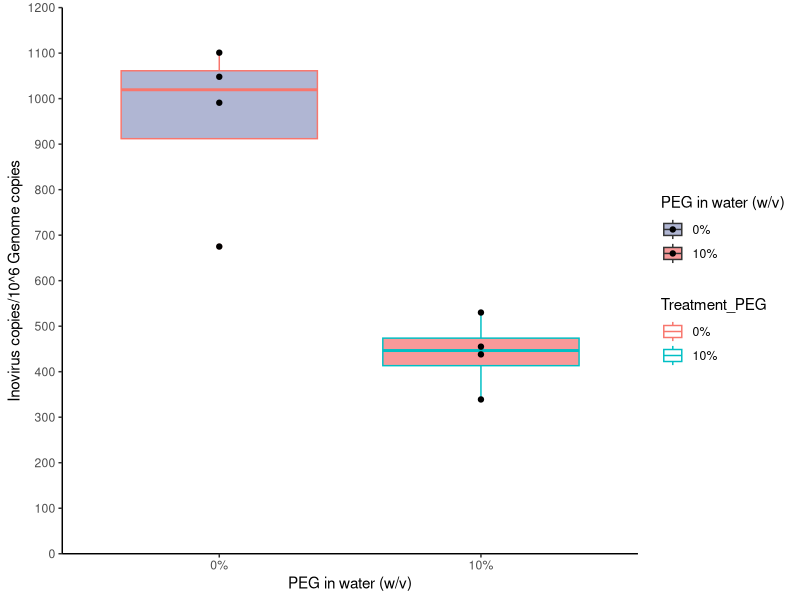
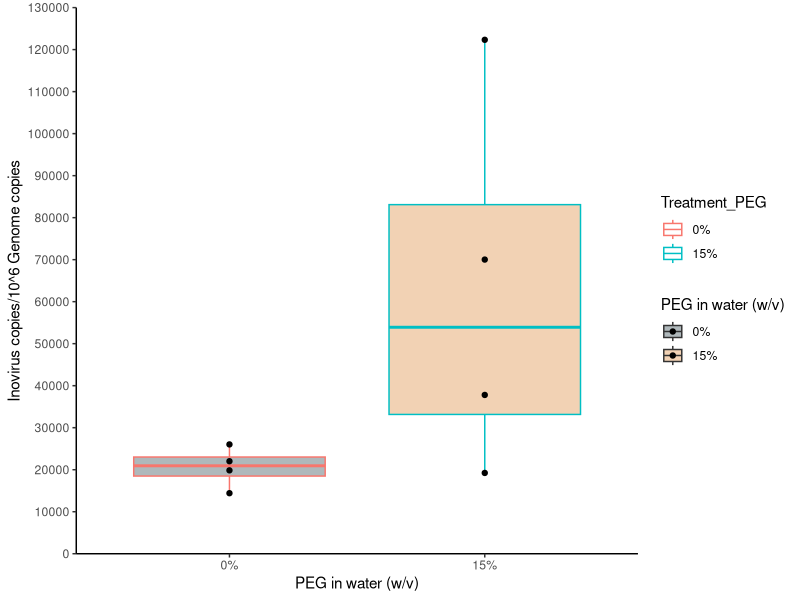
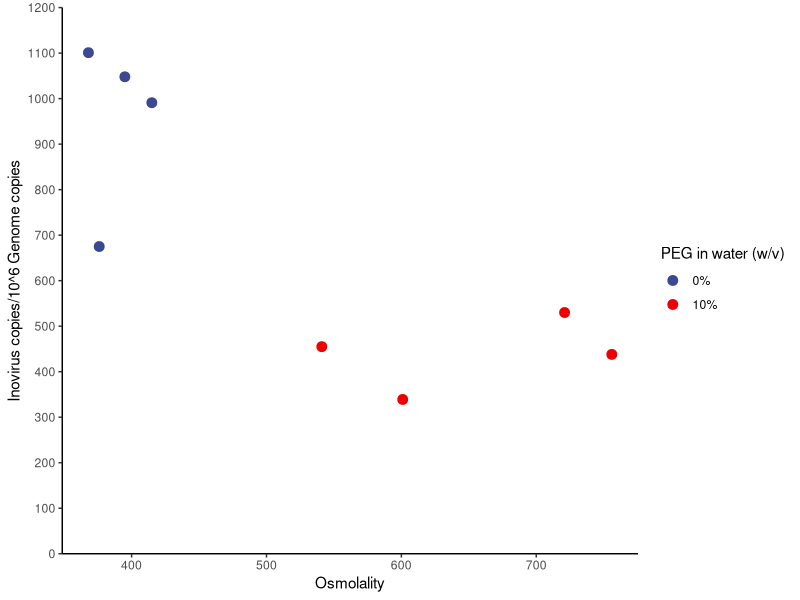
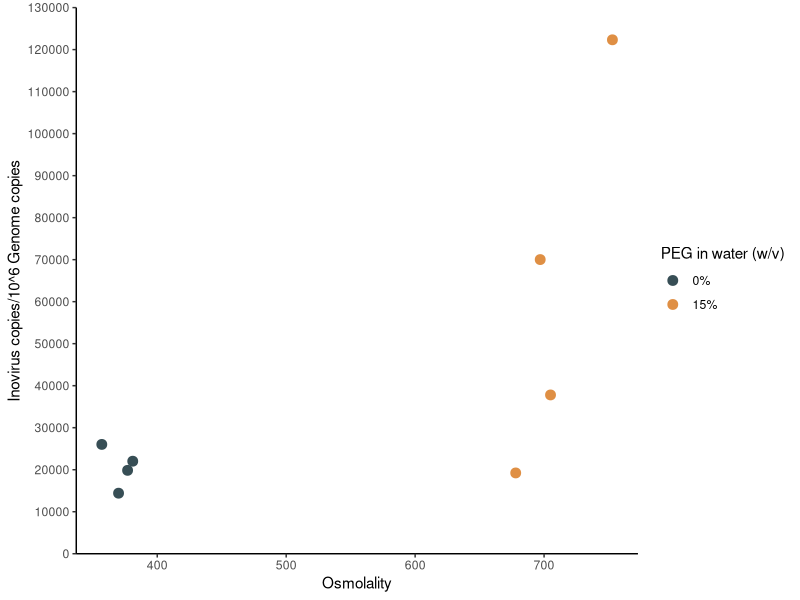
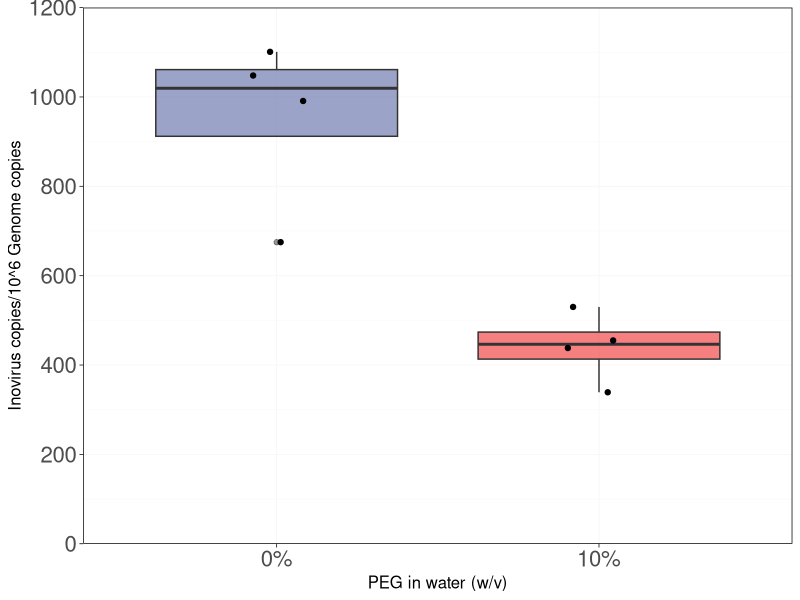
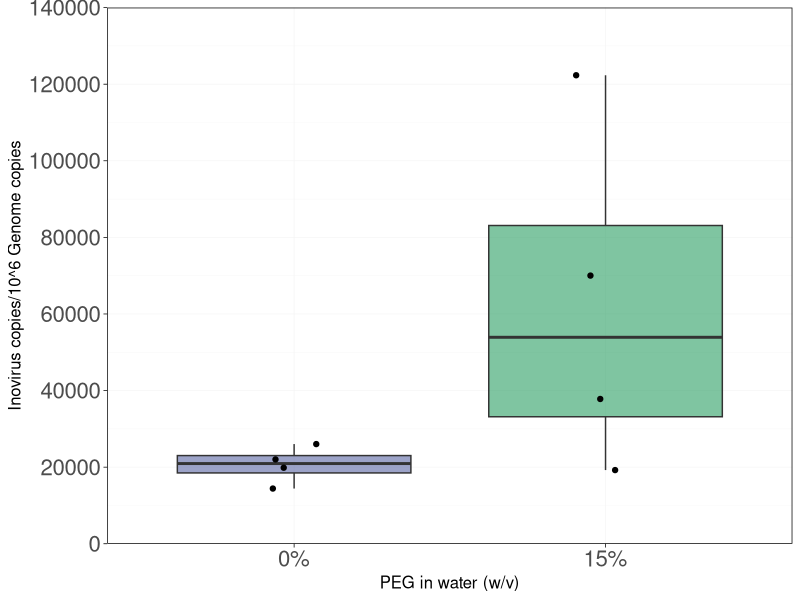
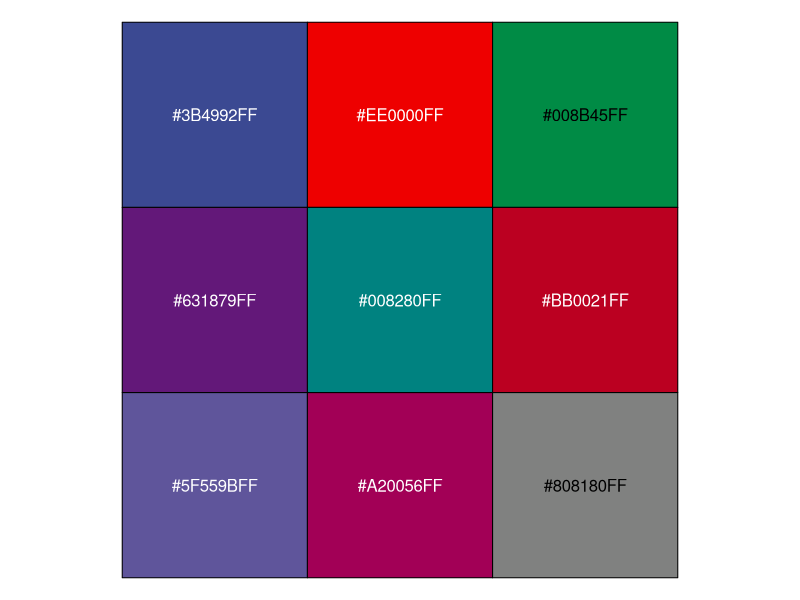

The R script that drew these images, in order:
## ---- chunk 1
library(tidyverse)
library(ggsci)
library(readxl)
## ---- chunk 2
dat <- read_excel(path = "Norm_dat_compiled.xlsx") %>%
  mutate(Treatment_PEG = paste0(Treatment_PEG*100, "%"))
dat
## ---- chunk 3
dat %>%
  filter(Strain == "C. boltea") %>%
  ggplot(aes(x = Treatment_PEG, y = Norm_copy_number, fill = Treatment_PEG)) +
  geom_boxplot(alpha = 0.4, aes(color = Treatment_PEG)) +
  geom_point(size =1.5) +
  scale_y_continuous(limits = c(0, 1200), n.breaks = 12, expand = c(0,0)) +
  scale_fill_aaas() +
  #scale_color_aaas() +
  theme_classic() +
  labs(x = "PEG in water (w/v)", y = "Inovirus copies/10^6 Genome copies", fill = "PEG in water (w/v)")
## ---- chunk 4
# filter dat
dat_bolt <- dat %>%
  filter(Strain == "C. boltea")
dat_bolt

# do barlett test to check for equal variance
bartlett.test(Norm_copy_number~Treatment_PEG, data = dat_bolt) # use Var.equal = TRUE

# Perform two sample t test
t.test(Norm_copy_number~Treatment_PEG, data = dat_bolt,
       var.equal = TRUE,
       conf.level = 0.95)

## ---- chunk 5
dat %>%
  filter(Strain == "C. clostridioforme 538") %>%
  ggplot(aes(x = Treatment_PEG, y = Norm_copy_number, fill = Treatment_PEG)) +
  geom_boxplot(alpha = 0.4, aes(color = Treatment_PEG)) +
  geom_point(size =1.5) +
  scale_y_continuous(limits = c(0, 130000), n.breaks = 13, expand = c(0,0)) +
  scale_fill_jama() +
  #scale_color_jama() +
  theme_classic() +
  labs(x = "PEG in water (w/v)", y = "Inovirus copies/10^6 Genome copies", fill = "PEG in water (w/v)")
## ---- chunk 6
# filter dat
dat_CF538 <- dat %>%
  filter(Strain == "C. clostridioforme 538")
dat_CF538

# do barlett test to check for equal variance
bartlett.test(Norm_copy_number~Treatment_PEG, data = dat_CF538) # use Var.equal = FALSE

# Perform two sample t test
t.test(Norm_copy_number~Treatment_PEG, data = dat_CF538,
       var.equal = FALSE,
       conf.level = 0.95)

## ---- chunk 7
osmo <- read_excel(path = "Cecal_osmolalities.xlsx") %>%
  rename(Strain = Bacteria) %>%
  rename(Sample = `Tube name`) %>%
  mutate(Treatment_PEG = paste0(Treatment_PEG, "%")) %>%
  select(Sample, Strain, Treatment_PEG, Osmolality)
osmo
## ---- chunk 8
dat_osmo <- dat %>%
  left_join(osmo)
dat_osmo
## ---- chunk 9
dat_osmo %>%
  filter(Strain == "C. boltea") %>%
  ggplot(aes(x = Osmolality, y = Norm_copy_number, color = Treatment_PEG)) +
  geom_point(size =3) +
  scale_y_continuous(limits = c(0, 1200), n.breaks = 12, expand = c(0,0)) +
  scale_color_aaas() +
  theme_classic() +
  labs(x = "Osmolality", y = "Inovirus copies/10^6 Genome copies", color = "PEG in water (w/v)")
## ---- chunk 10
dat_osmo %>%
  filter(Strain == "C. clostridioforme 538") %>%
  ggplot(aes(x = Osmolality, y = Norm_copy_number, color = Treatment_PEG)) +
  geom_point(size =3) +
  scale_y_continuous(limits = c(0, 130000), n.breaks = 13, expand = c(0,0)) +
  scale_color_jama() +
  theme_classic() +
  labs(x = "Osmolality", y = "Inovirus copies/10^6 Genome copies", color = "PEG in water (w/v)")
## ---- chunk 11
p <- dat %>%
  filter(Strain == "C. boltea") %>%
  ggplot(aes(x = Treatment_PEG, y = Norm_copy_number, fill = Treatment_PEG)) +
  geom_boxplot(alpha = 0.5) +
  geom_point(size =1.5, position=position_jitterdodge(jitter.width = 0.2)) +
  facet_wrap(.~Strain, scales = "free") +
  scale_y_continuous(limits = c(0, 1200),expand = c(0,0), n.breaks = 8) +
  scale_fill_aaas() +
  theme_light() +
  labs(x = "PEG in water (w/v)", y = "Inovirus copies/10^6 Genome copies", fill = "PEG in water (w/v)") +
    theme(panel.border = element_rect(color = "black"),
        panel.grid = element_line(colour = "grey96"),
        axis.ticks = element_line(color = "black"),
        #strip.text.x = element_text(size=12, face="italic", color = "black"),
        strip.text.x = element_blank(),
        axis.title = element_text(size = 12),
        axis.text.x =element_text(size=16),
        axis.text.y = element_text(size=16),
        legend.position = "none"
        )
p
## ---- chunk 12
p <- dat %>%
  filter(Strain == "C. clostridioforme 538") %>%
  ggplot(aes(x = Treatment_PEG, y = Norm_copy_number, fill = Treatment_PEG)) +
  geom_boxplot(alpha = 0.5) +
  geom_point(size =1.5, position=position_jitterdodge(jitter.width = 0.2)) +
  facet_wrap(.~Strain, scales = "free") +
  #scale_y_continuous(limits = c(0, 1200),expand = c(0,0), n.breaks = 12) +
  scale_y_continuous(limits = c(0, 140000), n.breaks = 7, expand = c(0,0)) +
  scale_fill_manual(values = c("#3B4992FF", "#008B45FF"))+
  theme_light() +
  labs(x = "PEG in water (w/v)", y = "Inovirus copies/10^6 Genome copies", fill = "PEG in water (w/v)") +
    theme(panel.border = element_rect(color = "black"),
        panel.grid = element_line(colour = "grey96"),
        axis.ticks = element_line(color = "black"),
        #strip.text.x = element_text(size=12, face="italic", color = "black"),
        strip.text.x = element_blank(),
        axis.title = element_text(size = 12),
        axis.text.x =element_text(size=16),
        axis.text.y = element_text(size=16),
        legend.position = "none"
        )
p
## ---- chunk 13
mypal = pal_aaas()(9)
mypal


scales::show_col(mypal)
